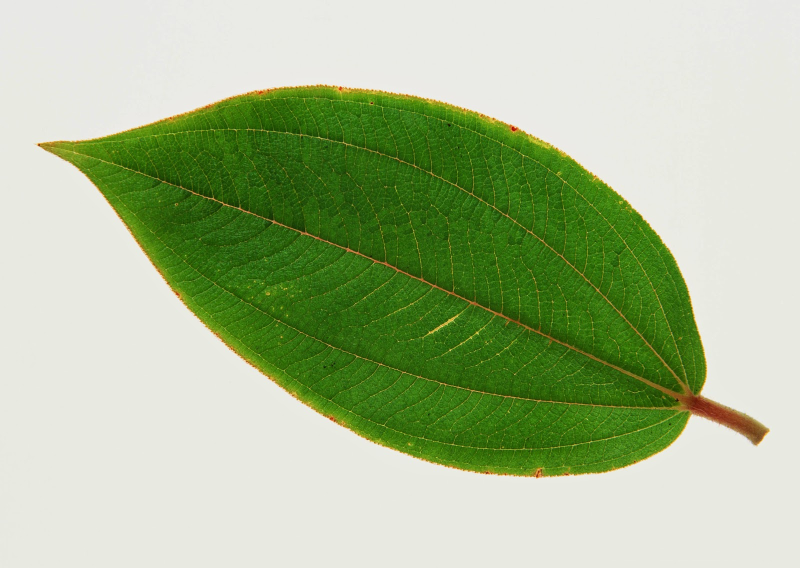
#> input picture image/halo.jpg, 1600 x 1136 px, found by its file name (shown at 1/2 size)
$ python min.py
#> lines starting #> are read from the running program, lines starting #| are printed output that depends on the picture
from email.mime import image
from hashlib import new
import imghdr
import cv2 as cv
import numpy as np

images = cv.imread('image/halo.jpg',0)
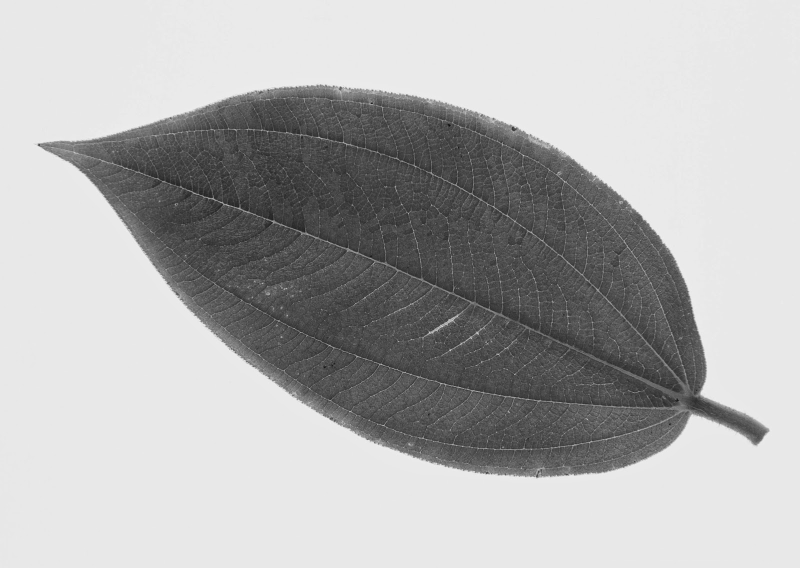
#> images: shape (1136, 1600) (shown at 1/2 size); min 8, max 246, mean 177.6
image = cv.resize(images,None,fx=0.5,fy=0.5 , interpolation= cv.INTER_CUBIC)
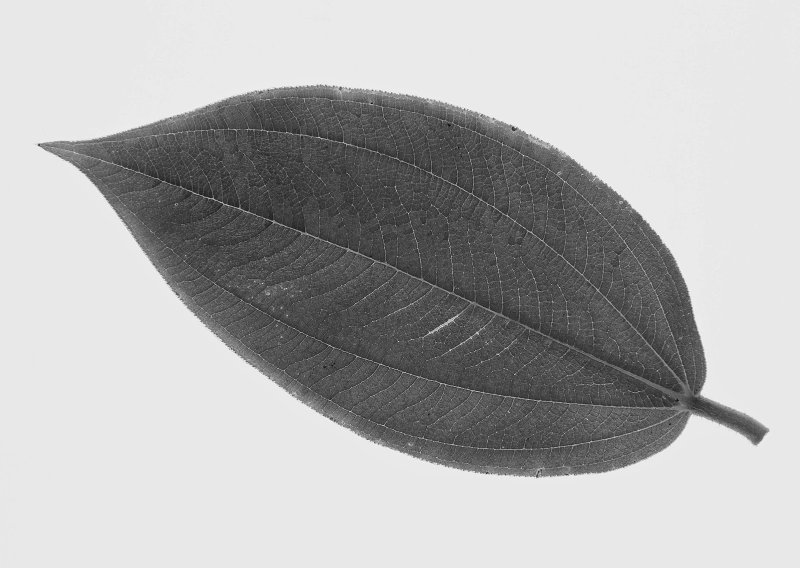
#> image: shape (568, 800); min 11, max 244, mean 177.6
def neighboorMin(image):
  new=np.zeros(image.shape) # membuat object new, fungsi method zeros yaitu untuk membuat semua isi matrix menjadi 0
  for baris in range(1,x-1):
    for kolom in range(1,y-1):
      temp=[image[baris-1][kolom-1],image[baris-1][kolom],image[baris-1][kolom+1],image[baris][kolom-1],image[baris][kolom+1],image[baris+1][kolom-1],image[baris+1][kolom],image[baris+1][kolom+1]]
      new[baris][kolom]=np.amin(temp)
  return new


print(image)
#> (printed output is left out)
print(new)
# cv.imwrite("haha.jpg",image)
cv.imwrite("hihih.jpg",new)
cv.waitKey(0)
cv.destroyAllWindows()
